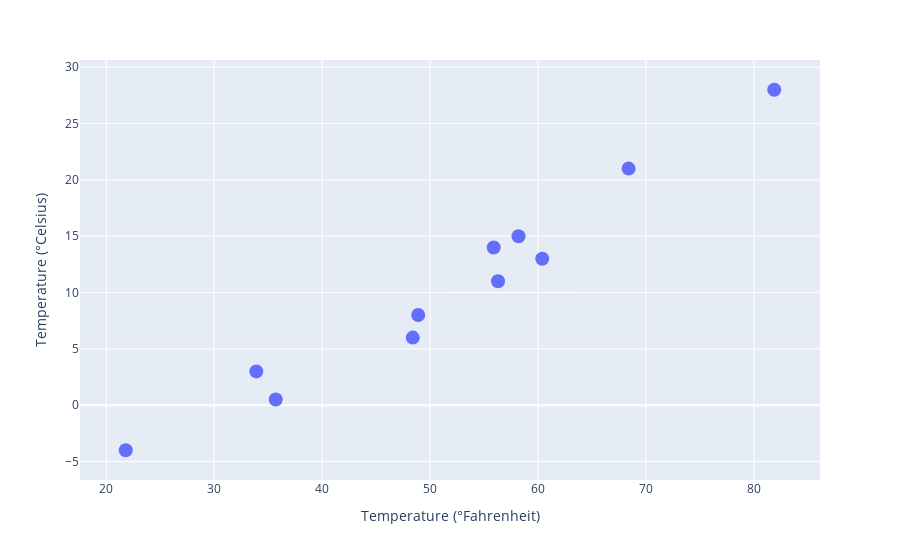

Notebook source saved alongside this figure:
### Code cell
fig = px.scatter(x=t_u.numpy(), y=t_c.numpy())
fig.update_traces(marker=dict(size=14))
fig.update_layout(
    xaxis_title = "Temperature (°Fahrenheit)",
    yaxis_title = "Temperature (°Celsius)")

### Figure 1 — Plotly figure (JSON) as saved in the notebook; plotly's stock layout.template omitted (floating-point values rounded to 4 significant figures)
{"data": [{"hovertemplate": "x=%{x}<br>y=%{y}<extra></extra>", "legendgroup": "", "marker": {"color": "#636efa", "size": 14, "symbol": "circle"}, "mode": "markers", "name": "", "orientation": "v", "showlegend": false, "type": "scatter", "x": [35.7, 55.9, 58.2, 81.9, 56.3, 48.9, 33.9, 21.8, 48.4, 60.4, 68.4], "xaxis": "x", "y": [0.5, 14, 15, 28, 11, 8, 3, -4, 6, 13, 21], "yaxis": "y"}], "layout": {"legend": {"tracegroupgap": 0}, "margin": {"t": 60}, "xaxis": {"anchor": "y", "domain": [0, 1], "title": {"text": "Temperature (°Fahrenheit)"}}, "yaxis": {"anchor": "x", "domain": [0, 1], "title": {"text": "Temperature (°Celsius)"}}}}
